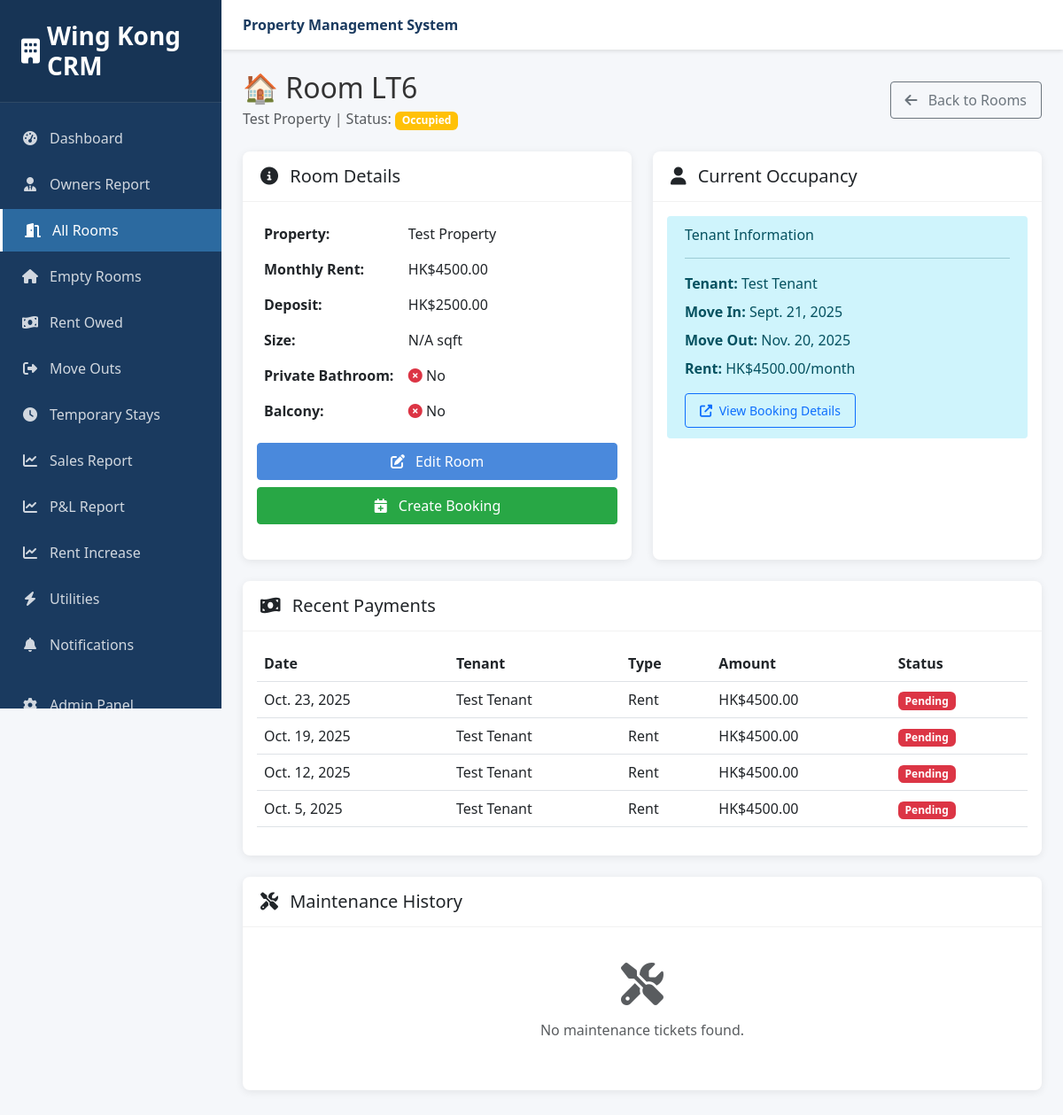
Page /crm/rooms/lt6/ (signed in) on the committed database.
### properties/models.py (models this page shows, shortened)
class Room(models.Model):
    ROOM_STATUS = [
        ('available', 'Available'),  # Ready for booking
        ('reserved', 'Reserved'),  # Booking confirmed, deposit paid
        ('occupied', 'Occupied'),  # Tenant actively living there
        ('maintenance', 'Under Maintenance'),  # Being repaired/cleaned
        ('temporary', 'Temporary Stay'),  # Short-term temporary occupancy
        ('cleaning', 'Being Cleaned'),  # Between tenants, being cleaned
    ]
    property = models.ForeignKey(Property, on_delete=models.CASCADE, related_name='rooms')
    room_code = models.CharField(max_length=10, unique=True)  # c5a, c5b, etc.
    room_number = models.CharField(max_length=20)
    description = models.TextField(blank=True)
    monthly_rent = models.DecimalField(max_digits=10, decimal_places=2, validators=[MinValueValidator(Decimal('0.01'))])
    deposit_amount = models.DecimalField(max_digits=10, decimal_places=2, default=2500.00)
    status = models.CharField(max_length=20, choices=ROOM_STATUS, default='available')
    photos = models.JSONField(default=list, blank=True)
    videos = models.JSONField(default=list, blank=True)
    post_ad_price = models.DecimalField(
        max_digits=10, decimal_places=2,
        null=True, blank=True,
        help_text="Price advertised to public (for rent increase detection)"
    )
    size_sqft = models.DecimalField(max_digits=8, decimal_places=2, null=True, blank=True)
    has_private_bathroom = models.BooleanField(default=False)
    has_balcony = models.BooleanField(default=False)
    created_at = models.DateTimeField(auto_now_add=True)
    updated_at = models.DateTimeField(auto_now=True)
    class Meta:
        ordering = ['room_code']
    def get_current_booking(self):
        today = timezone.now().date()
        try:
            return self.booking_set.filter(
                status='active',
                move_in_date__lte=today,
                move_out_date__gte=today
            ).first()
        except:
            return None

class Property(models.Model):
    PROPERTY_TYPES = [
        ('apartment', 'Apartment'),
        ('building', 'Building'),
    ]
    name = models.CharField(max_length=200)
    address = models.TextField()
    property_type = models.CharField(max_length=20, choices=PROPERTY_TYPES)
    total_rooms = models.IntegerField()
    created_at = models.DateTimeField(auto_now_add=True)
    updated_at = models.DateTimeField(auto_now=True)

### bookings/models.py (models this page shows, shortened)
class Booking(models.Model):
    BOOKING_STATUS = [
        ('pending', 'Pending'),  # Booking created but not confirmed
        ('confirmed', 'Confirmed'),  # Deposit paid, room reserved
        ('active', 'Active'),  # Tenant moved in
        ('completed', 'Completed'),  # Tenant moved out successfully
        ('cancelled', 'Cancelled'),  # Booking cancelled
        ('terminated', 'Terminated'),  # Contract terminated early
    ]
    PAYMENT_STATUS = [
        ('pending', 'Pending'),
        ('deposit_paid', 'Deposit Paid'),
        ('fully_paid', 'Fully Paid'),
        ('overdue', 'Overdue'),
    ]
    tenant = models.ForeignKey(Tenant, on_delete=models.CASCADE)
    room = models.ForeignKey(Room, on_delete=models.CASCADE)
    move_in_date = models.DateField()
    move_out_date = models.DateField()
    duration_months = models.IntegerField(help_text="Duration of stay in months")
    status = models.CharField(max_length=20, choices=BOOKING_STATUS, default='pending')
    payment_status = models.CharField(max_length=20, choices=PAYMENT_STATUS, default='pending')
    monthly_rent = models.DecimalField(max_digits=10, decimal_places=2)
    deposit_paid = models.DecimalField(max_digits=10, decimal_places=2, default=0)
    total_amount_paid = models.DecimalField(max_digits=10, decimal_places=2, default=0)
    booking_date = models.DateTimeField(auto_now_add=True)
    confirmed_date = models.DateTimeField(null=True, blank=True)
    actual_move_in_date = models.DateField(null=True, blank=True)
    actual_move_out_date = models.DateField(null=True, blank=True)
    special_requests = models.TextField(blank=True)
    class Meta:
        ordering = ['-booking_date']

### tenants/models.py (models this page shows, shortened)
class Tenant(models.Model):
    GENDER_CHOICES = [
        ('male', 'Male'),
        ('female', 'Female'),
        ('other', 'Other'),
    ]
    user = models.OneToOneField(User, on_delete=models.CASCADE, null=True, blank=True)
    full_name = models.CharField(max_length=200)
    hkid_number = models.CharField(
        max_length=20,
        unique=True,
        blank=True,
        null=True,
        validators=[RegexValidator(regex='^[A-Z]{1,2}[0-9]{6}\\([0-9A]\\)$', message='Enter valid HKID format')]
    )
    passport_number = models.CharField(max_length=50, blank=True, null=True)
    nationality = models.CharField(max_length=100)
    date_of_birth = models.DateField()
    gender = models.CharField(max_length=10, choices=GENDER_CHOICES)
    phone_number = models.CharField(max_length=20)
    whatsapp_number = models.CharField(max_length=20, blank=True, null=True)
    emergency_contact_name = models.CharField(max_length=200, blank=True)
    emergency_contact_phone = models.CharField(max_length=20, blank=True)
    resume = models.FileField(upload_to='tenant_resumes/', null=True, blank=True)
    job_search_status = models.BooleanField(default=False)
    created_at = models.DateTimeField(auto_now_add=True)
    updated_at = models.DateTimeField(auto_now=True)

### payments/models.py (models this page shows, shortened)
class Payment(models.Model):
    PAYMENT_TYPES = [
        ('deposit', 'Deposit'),
        ('rent', 'Rent'),
        ('security_deposit', 'Security Deposit'),
        ('stamp_duty', 'Stamp Duty'),
        ('utility', 'Utility Bill'),
        ('late_fee', 'Late Fee'),
        ('refund', 'Refund'),
    ]
    PAYMENT_METHODS = [
        ('bank_transfer', 'Bank Transfer'),
        ('credit_card', 'Credit Card'),
        ('cash', 'Cash'),
        ('cheque', 'Cheque'),
    ]
    PAYMENT_STATUS = [
        ('pending', 'Pending'),
        ('completed', 'Completed'),
        ('failed', 'Failed'),
        ('refunded', 'Refunded'),
    ]
    receipt_number = models.CharField(max_length=50, unique=True, default=uuid.uuid4)
    booking = models.ForeignKey(Booking, on_delete=models.CASCADE)
    payment_type = models.CharField(max_length=20, choices=PAYMENT_TYPES)
    amount = models.DecimalField(max_digits=10, decimal_places=2)
    payment_method = models.CharField(max_length=20, choices=PAYMENT_METHODS)
    status = models.CharField(max_length=20, choices=PAYMENT_STATUS, default='pending')
    payment_date = models.DateField()
    due_date = models.DateField(null=True, blank=True)
    received_date = models.DateTimeField(null=True, blank=True)
    bank_reference = models.CharField(max_length=200, blank=True)
    proof_of_payment = models.FileField(upload_to='payment_proofs/', null=True, blank=True)
    rent_month = models.DateField(null=True, blank=True)  # Which month's rent
    is_rent_paid = models.BooleanField(default=False)
    late_fee_days = models.IntegerField(default=0)
    late_fee_amount = models.DecimalField(max_digits=10, decimal_places=2, default=0)
    created_at = models.DateTimeField(auto_now_add=True)
    class Meta:
        ordering = ['-payment_date']

### properties/views.py (the view)
# urls.py: path('crm/rooms/<str:room_code>/', views.crm_room_detail, name='crm_room_detail'),
@staff_required
def crm_room_detail(request, room_code):
    room = get_object_or_404(Room, room_code=room_code)
    current_booking = room.get_current_booking()
    from payments.models import Payment
    payment_history = Payment.objects.filter(
        booking__room=room
    ).select_related('booking__tenant').order_by('-payment_date')[:10]
    from maintenance.models import MaintenanceTicket
    maintenance_tickets = MaintenanceTicket.objects.filter(
        room=room
    ).select_related('tenant').order_by('-reported_date')[:5]
    context = {
        'room': room,
        'current_booking': current_booking,
        'payment_history': payment_history,
        'maintenance_tickets': maintenance_tickets,
        'title': f'Room {room.room_code} - CRM'
    }
    return render(request, 'properties/crm_room_detail.html', context)

### templates/properties/crm_room_detail.html (shortened to what this page needs)
{% extends 'reports/base.html' %}
{% block content %}
<div class="d-flex justify-content-between align-items-center mb-4">
    <div>
        <h2 class="mb-1">🏠 Room {{ room.room_code|upper }}</h2>
        <p class="text-muted mb-0">{{ room.property.name }} | Status:
            {% if room.status == 'available' %}
                <span class="badge bg-success">{{ room.get_status_display }}</span>
            {% else %}
                <span class="badge bg-warning">{{ room.get_status_display }}</span>
            {% endif %}
        </p>
    </div>
    <div>
        <a href="{% url 'properties:crm_room_list' %}" class="btn btn-outline-secondary">
            <i class="fas fa-arrow-left me-2"></i> Back to Rooms
        </a>
    </div>
</div>
<div class="row">
    <div class="col-lg-6 mb-4">
        <div class="card h-100">
            <div class="card-header">
                <h5 class="mb-0"><i class="fas fa-info-circle me-2"></i> Room Details</h5>
            </div>
            <div class="card-body">
                <table class="table table-borderless">
                    <tr>
                        <td style="width: 40%"><strong>Property:</strong></td>
                        <td>{{ room.property.name }}</td>
                    </tr>
                    <tr>
                        <td><strong>Monthly Rent:</strong></td>
                        <td>HK${{ room.monthly_rent }}</td>
                    </tr>
                    <tr>
                        <td><strong>Deposit:</strong></td>
                        <td>HK${{ room.deposit_amount }}</td>
                    </tr>
                    <tr>
                        <td><strong>Size:</strong></td>
                        <td>{{ room.size_sqft|default:"N/A" }} sqft</td>
                    </tr>
                    <tr>
                        <td><strong>Private Bathroom:</strong></td>
                        <td>
                            {% if room.has_private_bathroom %}
                                <i class="fas fa-check-circle text-success"></i> Yes
                            {% else %}
                                <i class="fas fa-times-circle text-danger"></i> No
                            {% endif %}
                        </td>
                    </tr>
                    <tr>
                        <td><strong>Balcony:</strong></td>
                        <td>
                            {% if room.has_balcony %}
                                <i class="fas fa-check-circle text-success"></i> Yes
                            {% else %}
                                <i class="fas fa-times-circle text-danger"></i> No
                            {% endif %}
                        </td>
                    </tr>
                </table>
                <div class="d-grid gap-2 mt-3">
                    <a href="/admin/properties/room/{{ room.id }}/change/" class="btn btn-primary" target="_blank">
                        <i class="fas fa-edit me-2"></i> Edit Room
                    </a>
                    <a href="/admin/bookings/booking/add/?room={{ room.id }}" class="btn btn-success" target="_blank">
                        <i class="fas fa-calendar-plus me-2"></i> Create Booking
                    </a>
                </div>
            </div>
        </div>
    </div>
    <div class="col-lg-6 mb-4">
        <div class="card h-100">
            <div class="card-header">
                <h5 class="mb-0"><i class="fas fa-user me-2"></i> Current Occupancy</h5>
            </div>
            <div class="card-body">
                {% if current_booking %}
                <div class="alert alert-info">
                    <h6 class="alert-heading">Tenant Information</h6>
                    <hr>
                    <p class="mb-2"><strong>Tenant:</strong> {{ current_booking.tenant.full_name }}</p>
                    <p class="mb-2"><strong>Move In:</strong> {{ current_booking.move_in_date }}</p>
                    <p class="mb-2"><strong>Move Out:</strong> {{ current_booking.move_out_date }}</p>
                    <p class="mb-3"><strong>Rent:</strong> HK${{ current_booking.monthly_rent }}/month</p>
                    <a href="/admin/bookings/booking/{{ current_booking.id }}/change/" class="btn btn-sm btn-outline-primary" target="_blank">
                        <i class="fas fa-external-link-alt me-1"></i> View Booking Details
                    </a>
                </div>
                {% endif %}
            </div>
        </div>
    </div>
</div>
<div class="card mb-4">
    <div class="card-header">
        <h5 class="mb-0"><i class="fas fa-money-bill-wave me-2"></i> Recent Payments</h5>
    </div>
    <div class="card-body">
        {% if payment_history %}
        <div class="table-responsive">
            <table class="table table-hover">
                <thead>
                    <tr>
                        <th>Date</th>
                        <th>Tenant</th>
                        <th>Type</th>
                        <th>Amount</th>
                        <th>Status</th>
                    </tr>
                </thead>
                <tbody>
                    {% for payment in payment_history %}
                    <tr>
                        <td>{{ payment.payment_date }}</td>
                        <td>{{ payment.booking.tenant.full_name }}</td>
                        <td>{{ payment.get_payment_type_display }}</td>
                        <td>HK${{ payment.amount }}</td>
                        <td>
                            {% if payment.status == 'completed' %}
                            <span class="badge bg-success">Paid</span>
                            {% else %}
                            <span class="badge bg-danger">Pending</span>
                            {% endif %}
                        </td>
                    </tr>
                    {% endfor %}
                </tbody>
            </table>
        </div>
        {% else %}
        <div class="text-center py-4">
            <i class="fas fa-money-bill-wave fa-3x text-muted mb-3"></i>
            <p class="text-muted">No payment history found.</p>
        </div>
        {% endif %}
    </div>
</div>
<div class="card">
    <div class="card-header">
        <h5 class="mb-0"><i class="fas fa-tools me-2"></i> Maintenance History</h5>
    </div>
    <div class="card-body">
        {% if maintenance_tickets %}
        <div class="table-responsive">
            <table class="table table-hover">
                <thead>
                    <tr>
                        <th>Date</th>
                        <th>Issue</th>
                        <th>Priority</th>
                        <th>Status</th>
                    </tr>
                </thead>
                <tbody>
                    {% for ticket in maintenance_tickets %}
                    <tr>
                        <td>{{ ticket.reported_date|date:"M d, Y" }}</td>
                        <td>{{ ticket.title }}</td>
                        <td>
                            {% if ticket.priority == 'urgent' %}
                            <span class="badge bg-danger">Urgent</span>
                            {% else %}
                            <span class="badge bg-warning">{{ ticket.get_priority_display }}</span>
                            {% endif %}
                        </td>
                        <td>{{ ticket.get_status_display }}</td>
                    </tr>
                    {% endfor %}
                </tbody>
            </table>
        </div>
        {% else %}
        <div class="text-center py-4">
            <i class="fas fa-tools fa-3x text-muted mb-3"></i>
            <p class="text-muted">No maintenance tickets found.</p>
        </div>
        {% endif %}
    </div>
</div>
{% endblock %}

### rows in the picture
Room: room_code "LT6", property.name "Test Property", status "Occupied", monthly_rent "4500.00", deposit_amount "2500.00", size_sqft "N/A"
Booking: tenant.full_name "Test Tenant", move_in_date "Sept. 21, 2025", move_out_date "Nov. 20, 2025", monthly_rent "4500.00"
Payment: payment_date "Oct. 23, 2025", booking.tenant.full_name "Test Tenant", payment_type "Rent", amount "4500.00", status "Pending"
Payment: payment_date "Oct. 19, 2025", booking.tenant.full_name "Test Tenant", payment_type "Rent", amount "4500.00", status "Pending"
Payment: payment_date "Oct. 12, 2025", booking.tenant.full_name "Test Tenant", payment_type "Rent", amount "4500.00", status "Pending"
Payment: payment_date "Oct. 5, 2025", booking.tenant.full_name "Test Tenant", payment_type "Rent", amount "4500.00", status "Pending"
